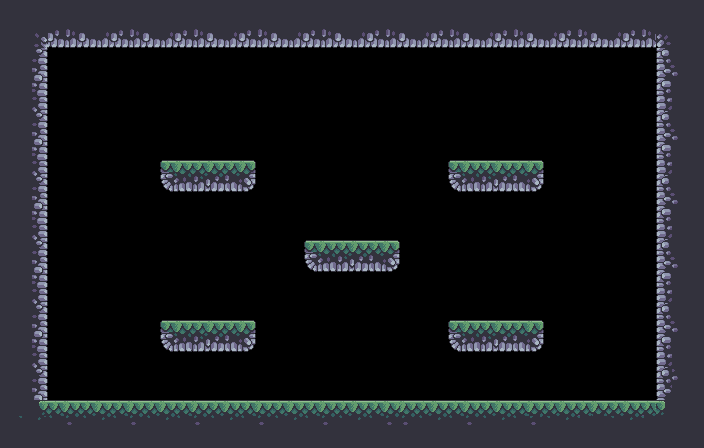

This is a level from a 2D game, rendered from its Tiled map with the project's own tilesets. A one-line summary and the complete map file follow:
An orthogonal 44x28 tile map with 16x16 px tiles, 1 tile layer (Calque de Tuiles 1) and 25 objects (10x bot, 9x collision, 6x spawn).

<map version="1.5" tiledversion="1.7.2" orientation="orthogonal" renderorder="right-down" width="44" height="28" tilewidth="16" tileheight="16" infinite="0" nextlayerid="4" nextobjectid="31">
 <tileset firstgid="1" source="../Terrain (32x32).tsx" />
 <layer id="1" name="Calque de Tuiles 1" width="44" height="28">
  <data encoding="csv">
106,106,106,106,106,106,106,106,106,106,106,106,106,106,106,106,106,106,106,106,106,106,106,106,106,106,106,106,106,106,106,106,106,106,105,105,105,105,105,105,105,105,105,105,
72,106,106,294,291,106,106,294,291,106,106,294,291,106,106,294,291,106,106,294,291,106,106,294,291,106,106,294,291,106,106,294,291,106,105,294,291,105,105,294,291,105,105,72,
72,72,48,328,325,326,327,328,325,326,327,328,325,326,327,328,325,326,327,328,325,326,327,328,325,326,327,328,325,326,327,328,325,326,327,328,325,326,327,328,325,49,72,72,
72,72,40,0,0,0,0,0,0,0,0,0,0,0,0,0,0,0,0,0,0,0,0,0,0,0,0,0,0,0,0,0,0,0,0,0,0,0,0,0,0,35,72,72,
72,72,74,0,0,0,0,0,0,0,0,0,0,0,0,0,0,0,0,0,0,0,0,0,0,0,0,0,0,0,0,0,0,0,0,0,0,0,0,0,0,69,70,72,
72,72,108,0,0,0,0,0,0,0,0,0,0,0,0,0,0,0,0,0,0,0,0,0,0,0,0,0,0,0,0,0,0,0,0,0,0,0,0,0,0,103,72,72,
72,72,142,0,0,0,0,0,0,0,0,0,0,0,0,0,0,0,0,0,0,0,0,0,0,0,0,0,0,0,0,0,0,0,0,0,0,0,0,0,0,137,72,72,
72,72,40,0,0,0,0,0,0,0,0,0,0,0,0,0,0,0,0,0,0,0,0,0,0,0,0,0,0,0,0,0,0,0,0,0,0,0,0,0,0,35,72,72,
72,72,74,0,0,0,0,0,0,0,0,0,0,0,0,0,0,0,0,0,0,0,0,0,0,0,0,0,0,0,0,0,0,0,0,0,0,0,0,0,0,69,70,72,
72,72,108,0,0,0,0,0,0,0,0,0,0,0,0,0,0,0,0,0,0,0,0,0,0,0,0,0,0,0,0,0,0,0,0,0,0,0,0,0,0,103,72,72,
72,72,142,0,0,0,0,0,0,0,273,274,275,276,277,278,0,0,0,0,0,0,0,0,0,0,0,0,273,274,275,276,277,278,0,0,0,0,0,0,0,137,72,72,
72,72,40,0,0,0,0,0,0,0,307,308,309,310,311,312,0,0,0,0,0,0,0,0,0,0,0,0,307,308,309,310,311,312,0,0,0,0,0,0,0,35,72,72,
72,72,74,0,0,0,0,0,0,0,0,0,0,0,0,0,0,0,0,0,0,0,0,0,0,0,0,0,0,0,0,0,0,0,0,0,0,0,0,0,0,69,70,72,
72,72,108,0,0,0,0,0,0,0,0,0,0,0,0,0,0,0,0,0,0,0,0,0,0,0,0,0,0,0,0,0,0,0,0,0,0,0,0,0,0,103,72,72,
72,72,142,0,0,0,0,0,0,0,0,0,0,0,0,0,0,0,0,0,0,0,0,0,0,0,0,0,0,0,0,0,0,0,0,0,0,0,0,0,0,137,72,72,
72,72,40,0,0,0,0,0,0,0,0,0,0,0,0,0,0,0,0,273,274,275,276,277,278,0,0,0,0,0,0,0,0,0,0,0,0,0,0,0,0,35,72,72,
72,72,74,0,0,0,0,0,0,0,0,0,0,0,0,0,0,0,0,307,308,309,310,311,312,0,0,0,0,0,0,0,0,0,0,0,0,0,0,0,0,69,70,72,
72,72,108,0,0,0,0,0,0,0,0,0,0,0,0,0,0,0,0,0,0,0,0,0,0,0,0,0,0,0,0,0,0,0,0,0,0,0,0,0,0,103,72,72,
72,72,142,0,0,0,0,0,0,0,0,0,0,0,0,0,0,0,0,0,0,0,0,0,0,0,0,0,0,0,0,0,0,0,0,0,0,0,0,0,0,137,72,72,
72,72,40,0,0,0,0,0,0,0,0,0,0,0,0,0,0,0,0,0,0,0,0,0,0,0,0,0,0,0,0,0,0,0,0,0,0,0,0,0,0,35,72,72,
72,72,74,0,0,0,0,0,0,0,273,274,275,276,277,278,0,0,0,0,0,0,0,0,0,0,0,0,273,274,275,276,277,278,0,0,0,0,0,0,0,69,70,72,
72,72,108,0,0,0,0,0,0,0,307,308,309,310,311,312,0,0,0,0,0,0,0,0,0,0,0,0,307,308,309,310,311,312,0,0,0,0,0,0,0,103,72,72,
72,72,142,0,0,0,0,0,0,0,0,0,0,0,0,0,0,0,0,0,0,0,0,0,0,0,0,0,0,0,0,0,0,0,0,0,0,0,0,0,0,137,72,72,
72,72,40,0,0,0,0,0,0,0,0,0,0,0,0,0,0,0,0,0,0,0,0,0,0,0,0,0,0,0,0,0,0,0,0,0,0,0,0,0,0,35,70,72,
72,72,74,0,0,0,0,0,0,0,0,0,0,0,0,0,0,0,0,0,0,0,0,0,0,0,0,0,0,0,0,0,0,0,0,0,0,0,0,0,0,69,72,72,
72,72,82,5,2,3,4,5,2,3,4,5,2,3,4,5,2,3,4,5,2,3,4,5,2,2,3,4,5,2,3,4,5,274,275,276,277,274,275,276,277,19,72,72,
72,37,38,39,36,37,38,39,36,37,38,39,36,37,38,39,36,37,38,39,36,37,38,39,36,36,37,38,39,36,37,38,39,36,37,38,39,105,37,38,39,105,105,105,
72,72,72,72,72,72,72,72,72,72,72,72,72,72,72,72,72,72,72,72,72,72,72,72,72,72,72,72,72,72,72,72,72,72,105,105,105,105,105,105,105,105,105,105
</data>
 </layer>
 <objectgroup id="2" name="Calque d'Objets 1">
  <object id="1" name="ground" type="collision" x="0" y="400" width="703.667" height="48" />
  <object id="2" name="ceilling" type="collision" x="0" y="0" width="704" height="48" />
  <object id="3" name="spawn_player" type="spawn" x="320" y="240">
   <point />
  </object>
  <object id="4" name="wall" type="collision" x="656" y="48" width="48" height="352" />
  <object id="5" name="wall" type="collision" x="0" y="48" width="48" height="352" />
  <object id="6" name="platform" type="collision" x="160" y="160" width="96" height="32" />
  <object id="7" name="platform" type="collision" x="448" y="160" width="96" height="32" />
  <object id="8" name="platform" type="collision" x="304" y="240" width="96" height="32" />
  <object id="9" name="platform" type="collision" x="160" y="320" width="96" height="32" />
  <object id="10" name="platform" type="collision" x="448" y="320" width="96" height="32" />
  <object id="11" name="spawn_crab" type="spawn" x="208" y="160">
   <point />
  </object>
  <object id="12" name="spawn_crab" type="spawn" x="208" y="320">
   <point />
  </object>
  <object id="13" name="spawn_crab" type="spawn" x="496" y="160">
   <point />
  </object>
  <object id="14" name="spawn_crab" type="spawn" x="352" y="240">
   <point />
  </object>
  <object id="15" name="spawn_crab" type="spawn" x="496" y="320">
   <point />
  </object>
  <object id="16" name="platform_left" type="bot" x="233.333" y="368" width="46.6667" height="32" />
  <object id="17" name="platform_left" type="bot" x="544" y="368" width="32" height="32" />
  <object id="20" name="platform_right" type="bot" x="128" y="368" width="32" height="32" />
  <object id="21" name="platform_right" type="bot" x="423.667" y="368" width="47" height="32" />
  <object id="24" name="platform_go_left" type="bot" x="280" y="368" width="72" height="32" />
  <object id="25" name="platform_go_right" type="bot" x="352" y="368" width="71.3333" height="32" />
  <object id="27" name="platform_go_left" type="bot" x="232.5" y="288" width="23.5" height="32" />
  <object id="28" name="platform_right" type="bot" x="199.75" y="288" width="32.5" height="32" />
  <object id="29" name="platform_go_right" type="bot" x="448" y="288" width="24.5" height="32" />
  <object id="30" name="platform_left" type="bot" x="472.75" y="288" width="31.5" height="32" />
 </objectgroup>
</map>
